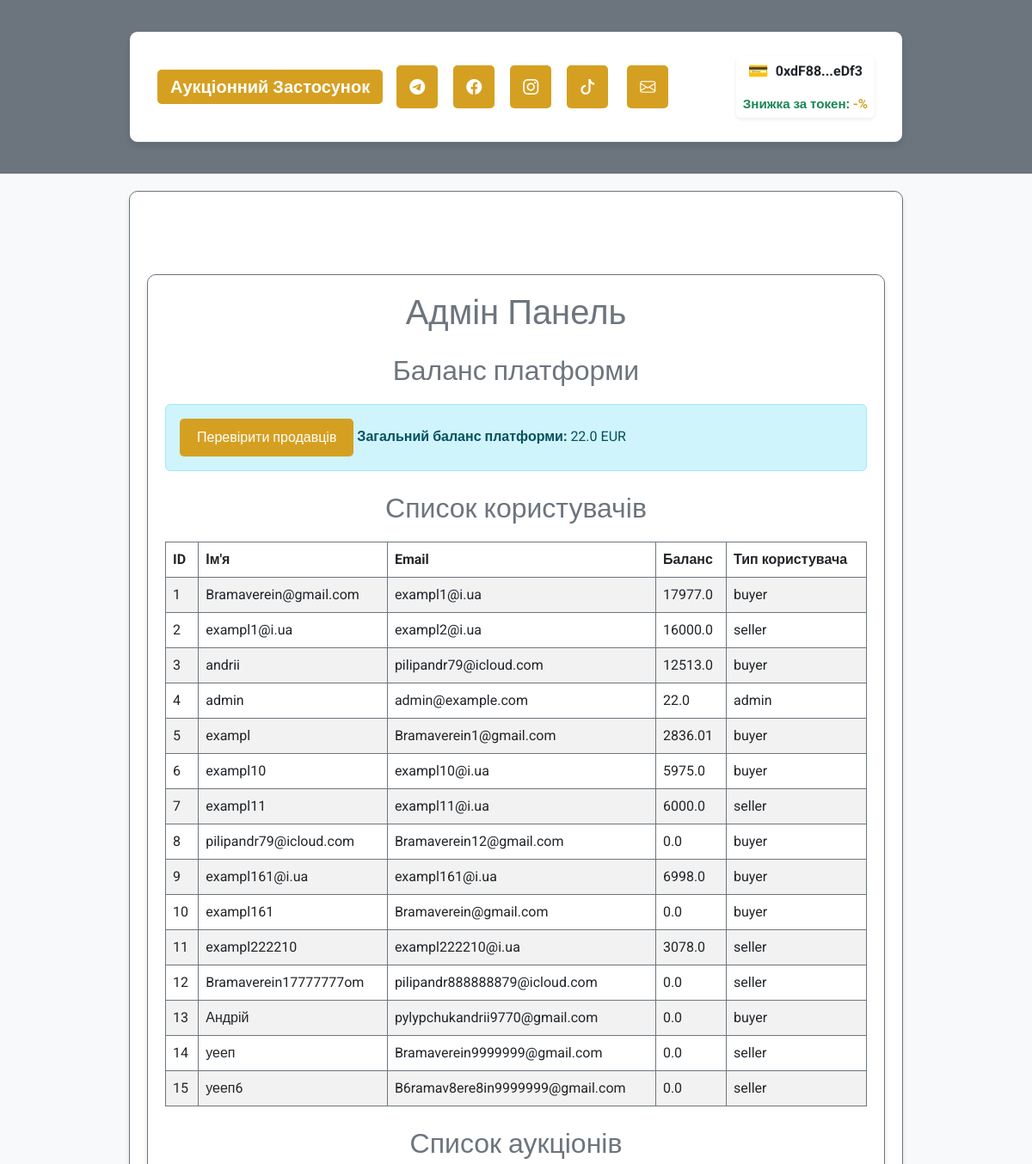
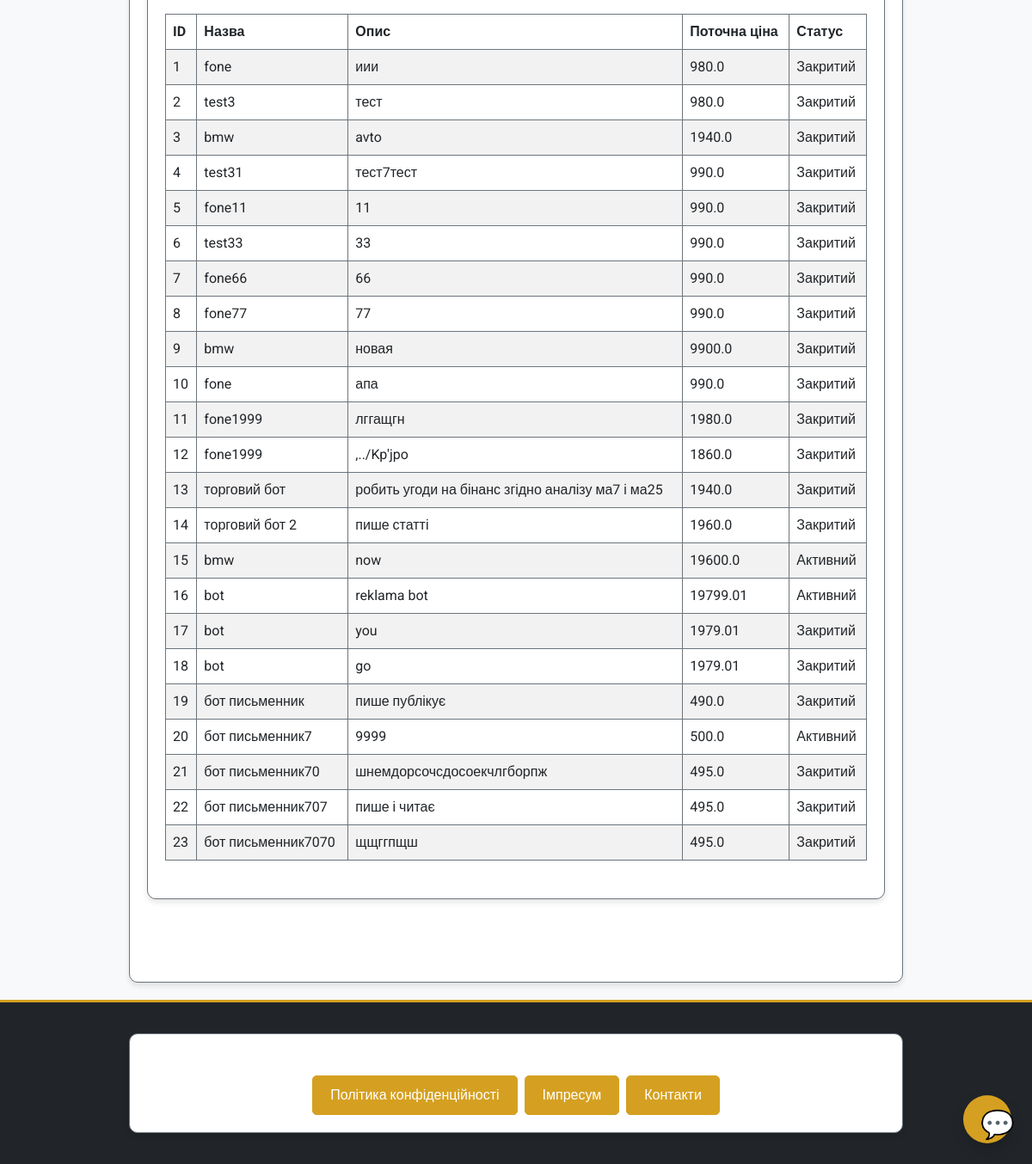
Page /admin/dashboard (signed in) on the earlier database version (2 pictures, top to bottom).
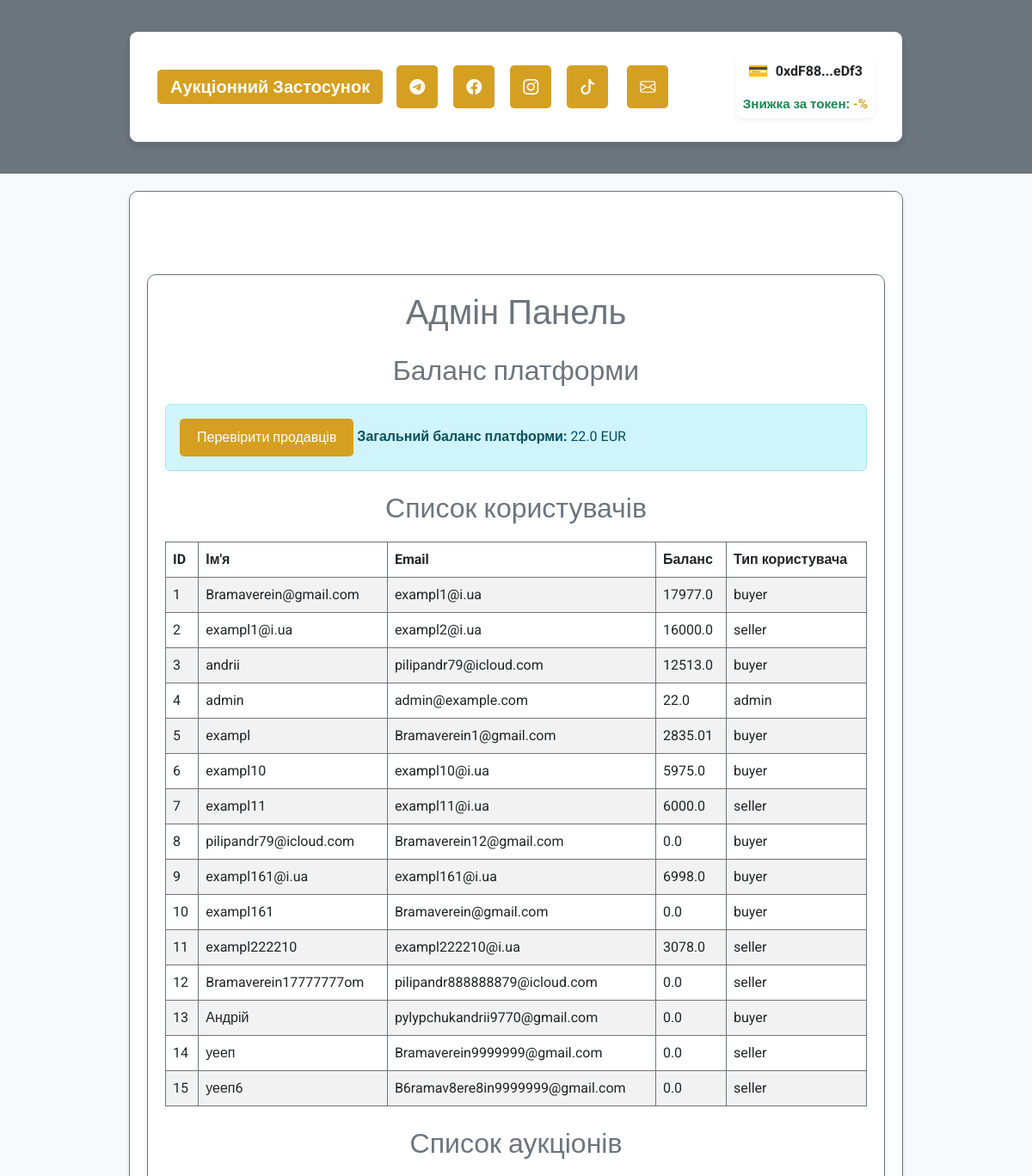
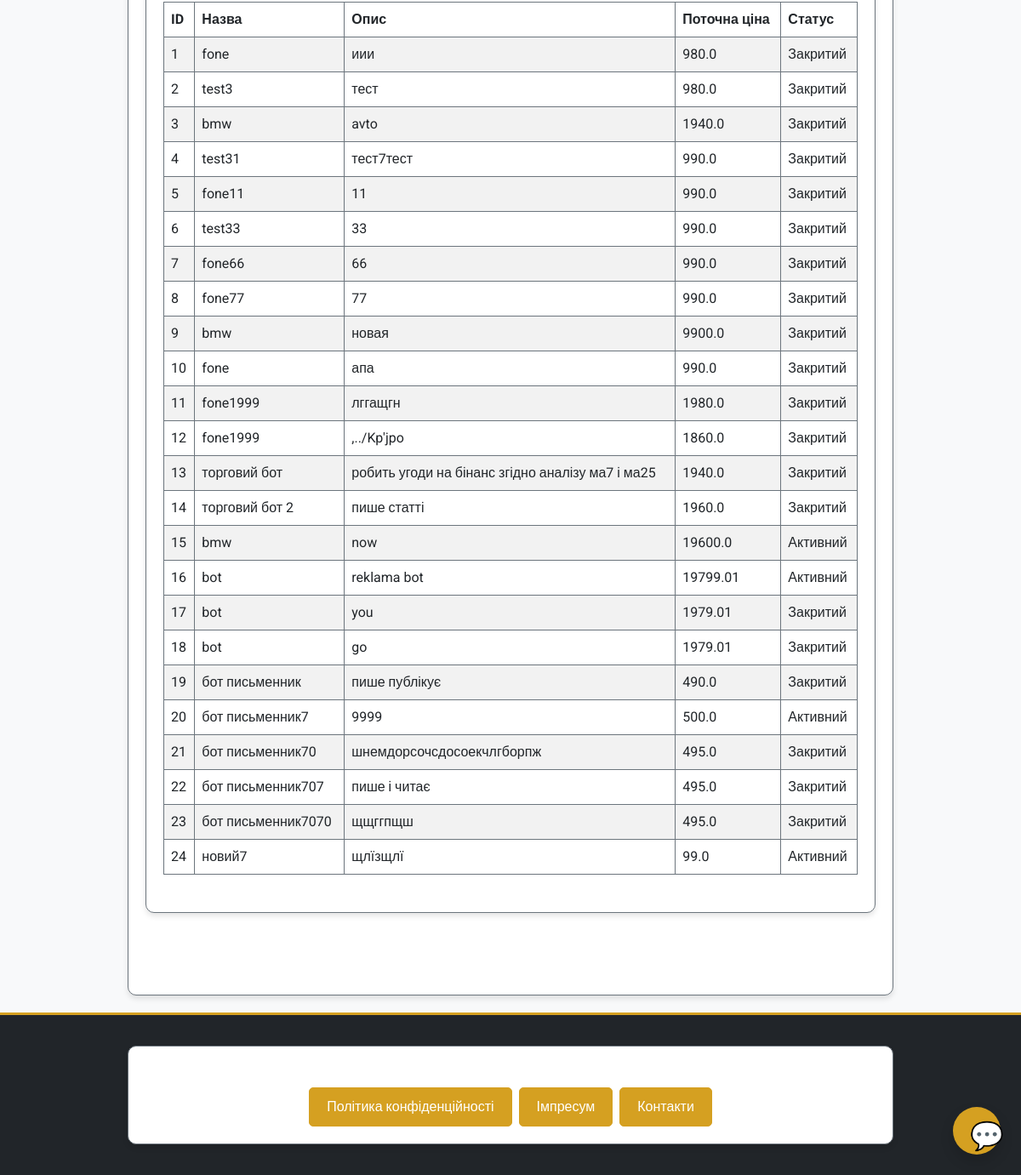
Same page on the later database version (2 pictures, top to bottom).
### app/models/user.py (models this page shows, shortened)
class User(UserMixin, db.Model):
    __tablename__ = 'users'
    id = db.Column(db.Integer, primary_key=True)
    username = db.Column(db.String(80), nullable=False, unique=True)
    email = db.Column(db.String(120), nullable=False, unique=True)
    password_hash = db.Column(db.String(128), nullable=False)
    balance = db.Column(db.Float, default=0.0)
    platform_balance = db.Column(db.Float, default=0.0)  # Баланс платформи
    user_type = db.Column(db.String(10), nullable=False)  # "buyer", "seller", "admin"
    is_admin = db.Column(db.Boolean, default=False)  # Поле для адміністратора
    wallet_address = db.Column(db.String(42), nullable=True)  # Адреса криптогаманця
    verification_document = db.Column(db.String(255))
    is_verified = db.Column(Boolean, default=False)
    company_name = db.Column(db.String(255))
    tax_id = db.Column(db.String(64))
    auctions_created = db.relationship('Auction', foreign_keys='Auction.seller_id', backref='seller', lazy=True)
    auctions_won = db.relationship('Auction', foreign_keys='Auction.winner_id', backref='winner', lazy=True)
    auction_participations = db.relationship('AuctionParticipant', back_populates='user', lazy=True)

### app/models/auction.py (models this page shows, shortened)
class Auction(db.Model):
    __tablename__ = 'auctions'
    id = db.Column(db.Integer, primary_key=True)
    title = db.Column(db.String(255), nullable=False)
    description = db.Column(db.Text, nullable=False)
    starting_price = db.Column(db.Float, nullable=False)
    current_price = db.Column(db.Float, nullable=False)
    seller_id = db.Column(db.Integer, db.ForeignKey('users.id'), nullable=False)
    total_participants = db.Column(db.Integer, default=0, nullable=False)
    is_active = db.Column(db.Boolean, default=True, nullable=False)
    winner_id = db.Column(db.Integer, db.ForeignKey('users.id'), nullable=True)
    total_earnings = db.Column(db.Float, default=0.0, nullable=False)
    created_at = db.Column(db.DateTime, default=db.func.now(), nullable=False)
    updated_at = db.Column(db.DateTime, default=db.func.now(), onupdate=db.func.now(), nullable=False)
    photos = db.Column(JSON, default=list)  # Поле для зберігання шляхів до фото у форматі JSON
    is_confirmed = db.Column(db.Boolean, default=False, nullable=False)  # Чи підтверджено отримання товару
    main_photo_idx = db.Column(db.Integer, default=0)  # Індекс головного фото
    participants = relationship(
        'AuctionParticipant', back_populates='auction', cascade='all, delete-orphan', lazy='dynamic'
    )

### app/routes/admin_routes.py (the view)
@admin_bp.route('/dashboard', methods=['GET'])
@login_required
def admin_dashboard():
    if not current_user.is_admin:
        return "Доступ заборонено", 403
    users = User.query.all()
    auctions = Auction.query.all()
    admin_balance = current_user.balance  # Поточний баланс адміністратора
    return render_template('admin/dashboard.html',
                           users=users,
                           auctions=auctions,
                           admin_balance=admin_balance)

### app/templates/admin/dashboard.html (shortened to what this page needs)
{% extends "base.html" %}
{% block content %}
<div class="container my-5">
    <h1 class="text-center text-secondary">Адмін Панель</h1>
    <section class="my-4">
        <h2 class="text-secondary">Баланс платформи</h2>
        <div class="alert alert-info">
        <a href="{{ url_for('admin.verify_sellers') }}" class="btn btn-outline-info">Перевірити продавців</a>
            <strong>Загальний баланс платформи:</strong> {{ admin_balance }} EUR
        </div>
    </section>
    <section class="my-4">
        <h2 class="text-secondary">Список користувачів</h2>
        <table class="table table-striped">
            <thead>
                <tr>
                    <th>ID</th>
                    <th>Ім'я</th>
                    <th>Email</th>
                    <th>Баланс</th>
                    <th>Тип користувача</th>
                </tr>
            </thead>
            <tbody>
                {% for user in users %}
                <tr>
                    <td>{{ user.id }}</td>
                    <td>{{ user.username }}</td>
                    <td>{{ user.email }}</td>
                    <td>{{ user.balance }}</td>
                    <td>{{ user.user_type }}</td>
                </tr>
                {% endfor %}
            </tbody>
        </table>
    </section>
    <section class="my-4">
        <h2 class="text-secondary">Список аукціонів</h2>
        <table class="table table-striped">
            <thead>
                <tr>
                    <th>ID</th>
                    <th>Назва</th>
                    <th>Опис</th>
                    <th>Поточна ціна</th>
                    <th>Статус</th>
                </tr>
            </thead>
            <tbody>
                {% for auction in auctions %}
                <tr>
                    <td>{{ auction.id }}</td>
                    <td>{{ auction.title }}</td>
                    <td>{{ auction.description }}</td>
                    <td>{{ auction.current_price }}</td>
                    <td>{{ 'Активний' if auction.is_active else 'Закритий' }}</td>
                </tr>
                {% endfor %}
            </tbody>
        </table>
    </section>
</div>
{% endblock %}

### app/templates/base.html (shortened to what this page needs)
<!DOCTYPE html>
<html lang="uk">
<head>
    <link href="https://cdn.jsdelivr.net/npm/bootstrap@5.3.0/dist/css/bootstrap.min.css" rel="stylesheet">
    <link rel="stylesheet" href="https://cdn.jsdelivr.net/npm/bootstrap-icons@1.11.1/font/bootstrap-icons.css">
    <link rel="stylesheet" href="{{ url_for('static', filename='css/custom.css') }}">
</head>
<body class="bg-light text-dark" style="font-family: 'Roboto', sans-serif;">
    <header class="bg-secondary text-white py-3">
        <div class="container">
            <nav class="navbar navbar-expand-lg navbar-dark">
                <div class="container-fluid">
                    <a class="navbar-brand fw-bold" href="/">Аукціонний Застосунок</a>
                    <div class="d-flex align-items-center w-100 justify-content-between">
                        <div class="d-flex gap-2 align-items-center">
                            <a href="https://t.me/your_channel" class="text-white fs-5" title="Telegram" target="_blank">
                                <i class="bi bi-telegram" style="font-size:18px;"></i>
                            </a>
                            <a href="https://facebook.com/your_page" class="text-white fs-5" title="Facebook" target="_blank">
                                <i class="bi bi-facebook" style="font-size:18px;"></i>
                            </a>
                            <a href="https://instagram.com/your_page" class="text-white fs-5" title="Instagram" target="_blank">
                                <i class="bi bi-instagram" style="font-size:18px;"></i>
                            </a>
                            <a href="https://tiktok.com/@your_page" class="text-white fs-5" title="TikTok" target="_blank">
                                <i class="bi bi-tiktok" style="font-size:18px;"></i>
                            </a>
                            <a href="mailto:info@yourdomain.com" class="text-white fs-5 ms-1" title="Пошта">
                                <i class="bi bi-envelope" style="font-size:18px;"></i>
                            </a>
                        </div>
                        <div class="d-flex align-items-center ms-3">
                            {% if current_user.is_authenticated %}
                                {% if current_user.wallet_address %}
                                    <div class="wallet-widget d-flex align-items-center bg-white px-2 py-1 rounded shadow-sm" style="gap: 8px; flex-direction: column; align-items: flex-start;">
                                        <div class="d-flex align-items-center" style="gap: 8px;">
                                            <span style="font-size: 1.2em; color: #28a745;">&#128179;</span>
                                            <span id="wallet-address-short" class="fw-bold text-dark" style="cursor:pointer;" title="Скопіювати адресу">
                                                {{ current_user.wallet_address[:6] }}...{{ current_user.wallet_address[-4:] }}
                                            </span>
                                        </div>
                                        {% if user_discount is not none %}
                                            <div class="small text-success fw-bold mt-1" style="font-size: 0.95em;">
                                                Знижка за токен: <span style="color:#d5a021;">-{{ user_discount }}%</span>
                                            </div>
                                        {% endif %}
                                    </div>
                                {% else %}
                                    <button onclick="connectWallet()" class="btn btn-outline-warning btn-sm ms-2">Підключити гаманець &#128179;</button>
                                {% endif %}
                            {% endif %}
                        </div>
                    </div>
                </div>
            </nav>
        </div>
    </header>
    <main class="container py-5">
        {% block content %}{% endblock %}
    </main>
    <footer class="bg-dark text-white py-3 mt-auto">
        <div class="container text-center">
            <p class="mb-1">&copy; 2024 Аукціонний Застосунок. Всі права захищені.</p>
            <div class="mb-0 d-flex justify-content-center gap-2">
                <a href="{{ url_for('main.privacy') }}" class="btn btn-outline-warning btn-sm">Політика конфіденційності</a>
                <a href="{{ url_for('main.impressum') }}" class="btn btn-outline-warning btn-sm">Імпресум</a>
                <a href="{{ url_for('main.contacts') }}" class="btn btn-outline-warning btn-sm">Контакти</a>
            </div>
        </div>
    </footer>
    <div id="assistant-widget" style="position:fixed;bottom:24px;right:24px;z-index:9999;">
        <button id="assistant-open-btn" class="btn btn-primary rounded-circle shadow" style="width:56px;height:56px;font-size:2em;">
            <span aria-label="Чат-бот" title="Чат-бот">💬</span>
        </button>
    </div>
</body>
</html>

### app/static/css/custom.css (style rules this page uses)
:root { --main-bg: #fef6e4; --main-color: #d5a021; --secondary-color: #a47449; --neutral-gray: #6c757d; --text-color: #3d3d3d; }
body { font-family: 'Roboto', sans-serif; background-color: var(--main-bg); color: var(--text-color); margin: 0; padding: 0; }
h1, h2, h3 { color: var(--main-color); text-align: center; margin-bottom: 20px; }
.container { max-width: 900px; margin: 20px auto; padding: 20px; background-color: #fff; border: 1px solid var(--neutral-gray); border-radius: 10px; box-shadow: 0 4px 6px rgba(0, 0, 0, 0.1); }
button, .btn { background-color: var(--main-color); border: none; color: #fff; font-size: 16px; padding: 10px 20px; border-radius: 5px; cursor: pointer; transition: background-color 0.3s ease; }
.btn-outline-warning { color: #fff !important; background-color: var(--main-color) !important; border: 1.5px solid var(--main-color) !important; }
table { width: 100%; border-collapse: collapse; margin: 20px 0; }
table th, table td { padding: 10px; text-align: left; border: 1px solid var(--neutral-gray); }
table th { background-color: var(--main-color); color: #fff; }
a { color: var(--main-color); text-decoration: none; }
nav a { padding: 10px 15px; display: inline-block; border-radius: 5px; margin-right: 10px; background-color: var(--main-color); color: #fff; }
footer { text-align: center; padding: 20px; background-color: var(--neutral-gray); color: #fff; margin-top: 20px; border-top: 3px solid var(--main-color); }

Differences in the rows shown:
changed User "exampl": balance "2836.01" → "2835.01"
added Auction: id "24", title "новий7", description "щлїзщлї", current_price "99.0", is_active "Активний"
